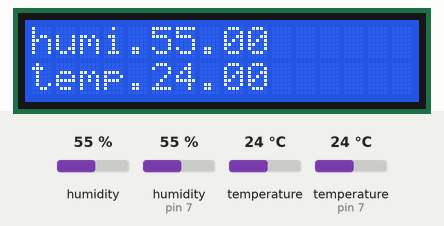
Simulated run of this sketch. Board: Arduino Uno, built with avr-gcc and run on an emulated ATmega328P. Shown: 16×2 character LCD. Inputs (shaded band) come from the test bench; at power-on: humidity (sensor on pin 7) 55 %, temperature (sensor on pin 7) 24 °C, humidity 55 %, temperature 24 °C. What the sketch prints to the serial monitor is not drawn.

Above: at 5.2 s.
5.3 s: humidity (sensor on pin 7) set to 22 %
At 9.6 s:
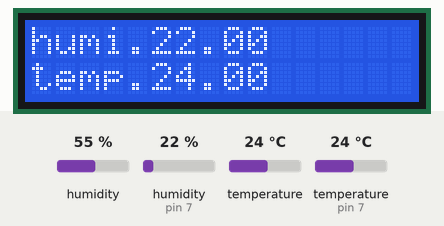
10.7 s: temperature (sensor on pin 7) set to 12 °C
At 13.8 s:
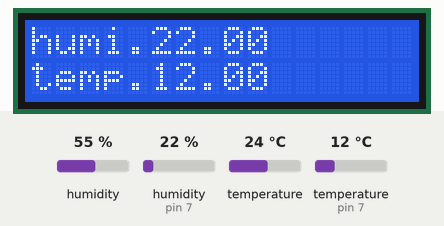
16.1 s: humidity (sensor on pin 7) set to 40 %
At 22.0 s:
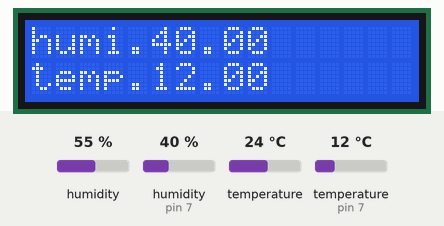
22.3 s: temperature (sensor on pin 7) set to 19 °C
At 26.2 s:
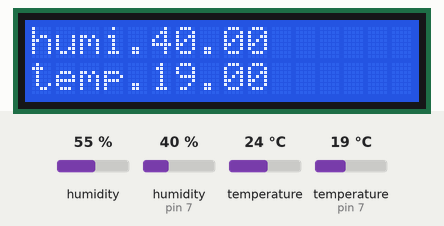
Timing chart, 0 to 27.7 s (numbered marks = the images above; inputs shaded):
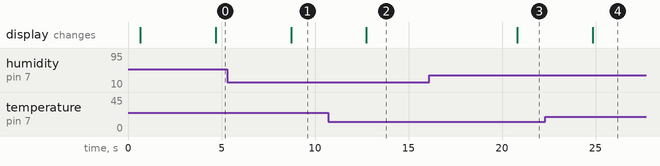

The sketch:

Humidity_and_Tempreture.ino
```cpp
#include "DHT.h"
#include <Wire.h>
#include <LiquidCrystal_I2C.h>
LiquidCrystal_I2C lcd(0x3F,16,2);  //sometimes the LCD adress is not 0x3f. Change to 0x27 if it dosn't work.
 DHT dht;
float humidity = dht.getHumidity();
 float temperature = dht.getTemperature();
void setup()
{
  lcd.init();
  lcd.clear();
  lcd.backlight();
  lcd.setCursor(0,0);
  lcd.print("   Nilesh  ");
  lcd.setCursor(0,1);
  lcd.print("   Kamble ");
  delay(500);
  lcd.begin(16,2);
  lcd.clear();
  //lcd.setCursor(0,0);
  Serial.begin(9600);
  Serial.println();
  Serial.println("Status\tHumidity (%)\tTemperature (C)\t(F)");
  dht.setup(7); // data pin 7


}
void loop()
{
  delay(dht.getMinimumSamplingPeriod());

  float humidity = dht.getHumidity();
  float temperature = dht.getTemperature();

  Serial.print(dht.getStatusString());
  Serial.print("\t");
  Serial.print(humidity, 1);
  Serial.print("\t");
  Serial.print(temperature, 1);
  Serial.print("\t");
  Serial.println(dht.toFahrenheit(temperature), 1);


  delay(dht.getMinimumSamplingPeriod());
/*  float humidity = dht.getHumidity();
  float temperature = dht.getTemperature();
*/
lcd.clear();
  lcd.setCursor(0,0) ;
  lcd.print("humi.");
  lcd.print(humidity);
  lcd.setCursor(0,1) ;
  lcd.print("temp.");
  lcd.print(temperature);

}
```

Measured:
- after the input at 5.3 s, the display: changes after 3.4 s (image 1)
- after the input at 10.7 s, the display: changes after 2.0 s (image 2)
- after the input at 16.1 s, the display: changes after 4.7 s (image 3)
- after the input at 22.3 s, the display: changes after 2.5 s (image 4)
